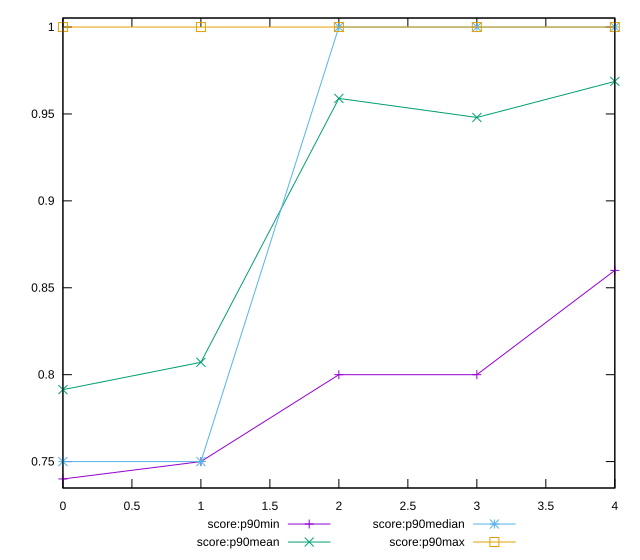

Recreate this plot in gnuplot.
reset

$scoreP90Min <<EOF
0 0.74
1 0.75
2 0.8
3 0.8
4 0.86
EOF

$scoreP90Mean <<EOF
0 0.7913829787234042
1 0.8071276595744681
2 0.9589361702127661
3 0.9479787234042552
4 0.9687234042553197
EOF

$scoreP90Median <<EOF
0 0.75
1 0.75
2 1
3 1
4 1
EOF

$scoreP90Max <<EOF
0 1
1 1
2 1
3 1
4 1
EOF

set key outside below
set xrange [0:4]
set yrange [0.7348:1.0052]
set trange [0.7348:1.0052]
set terminal svg size 640, 560 enhanced background rgb 'white'
set output "report_00019_2021-02-10T18-14-37.922Z//uses-rel-preconnect/progression/score.svg"

plot $scoreP90Min title "score:p90min" with linespoints, \
     $scoreP90Mean title "score:p90mean" with linespoints, \
     $scoreP90Median title "score:p90median" with linespoints, \
     $scoreP90Max title "score:p90max" with linespoints

reset
